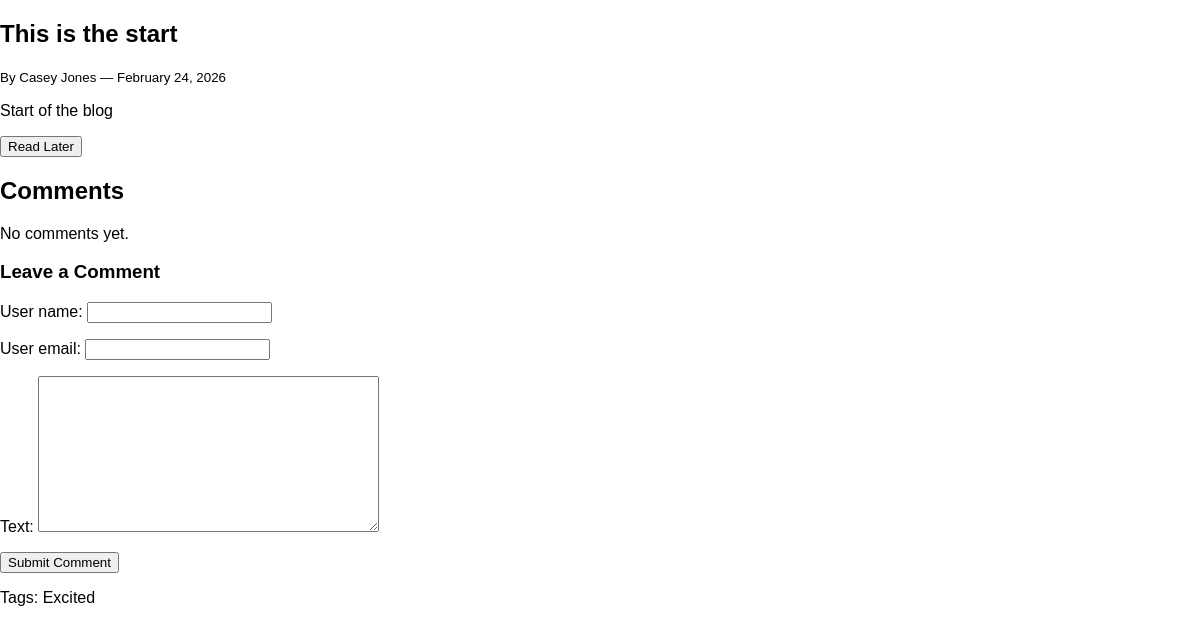
Page /posts/this-is-the-start on the earlier database version.
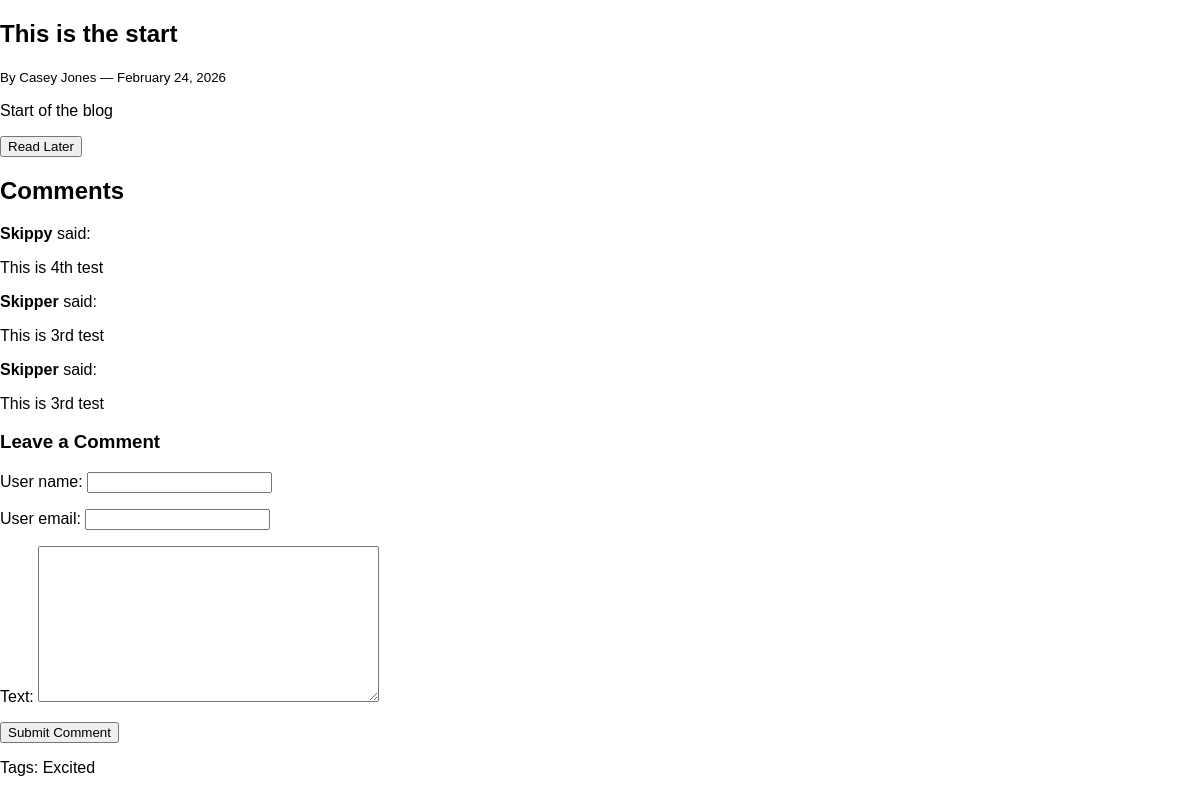
Same page on the later database version.
### blogapp/models.py (models this page shows, shortened)
class Tag(models.Model):
    name = models.CharField(max_length=50)

class Comment(models.Model):
    post = models.ForeignKey(Post, on_delete=models.CASCADE, related_name='comments')
    user_name = models.CharField(max_length=100)
    user_email = models.EmailField()
    text = models.TextField()
    created_date = models.DateTimeField(auto_now_add=True)

### blogapp/views.py (the view, shortened to what this page needs)
# urls.py: path('posts/<slug:slug>', views.post_detail.as_view(), name='post-details'),
class post_detail(View):
    def get(self, request, slug):
        post = get_object_or_404(Post, slug=slug)
        comments = post.comments.all().order_by('-created_date')
        form = CommentForm()
        stored_posts = request.session.get('stored_posts', [])
        return render(
            request,
            'post_detail.html',
            {
                'post': post,
                'comment_form': form,
                'comments': comments,
                'saved_for_later': post.id in stored_posts,
            },
        )

### blogapp/forms.py
class CommentForm(forms.ModelForm):
    class Meta:
        model = Comment
        fields = ['user_name', 'user_email', 'text']
        widgets = {
            'user_name': forms.TextInput(attrs={'class': 'form-control'}),
            'user_email': forms.EmailInput(attrs={'class': 'form-control'}),
            'text': forms.Textarea(attrs={'class': 'form-control'}),
        }

### blogapp/models.py (called while the page is built)
    def __str__(self):
        return f"{self.first} {self.last}"

### blogapp/templates/post_detail.html (shortened to what this page needs)
{% extends 'base.html' %}
{% load static %}
{% block content %}
  <article class="post-detail">
    <header>
      <h1>{{ post.title }}</h1>
      <p>
        <small>By {{ post.author }} — {{ post.published_date|date:'F j, Y' }}</small>
      </p>
    </header>
    <section>
      {{ post.content|linebreaks }}
      <form action="{% url 'read-later' %}" method="post">
        <button type="submit">
          {% if saved_for_later %}
            Remove from Read Later
          {% else %}
            Read Later
          {% endif %}
        </button>
      </form>
    </section>
    <section>
      <h2>Comments</h2>
      {% for comment in comments %}
        <div class="comment">
          <p>
            <strong>{{ comment.user_name }}</strong> said:
          </p>
          <p>{{ comment.text }}</p>
        </div>
      {% empty %}
        <p>No comments yet.</p>
      {% endfor %}
      <h3>Leave a Comment</h3>
      <form method="post">
        {{ comment_form.as_p }}
        <button type="submit">Submit Comment</button>
      </form>
    </section>
    <footer>
      <p>
        Tags:{% for tag in post.tags.all %}
          {{ tag.name }}{% if not forloop.last %}, {% endif %}
        {% empty %}
          None
        {% endfor %}
      </p>
    </footer>
  </article>
{% endblock %}

Differences in the rows shown:
added Comment: user_name "Skippy", text "This is 4th test"
added Comment: user_name "Skipper", text "This is 3rd test"
added Comment: user_name "Skipper", text "This is 3rd test"
Other differences:
text no longer shown: "No comments yet."
